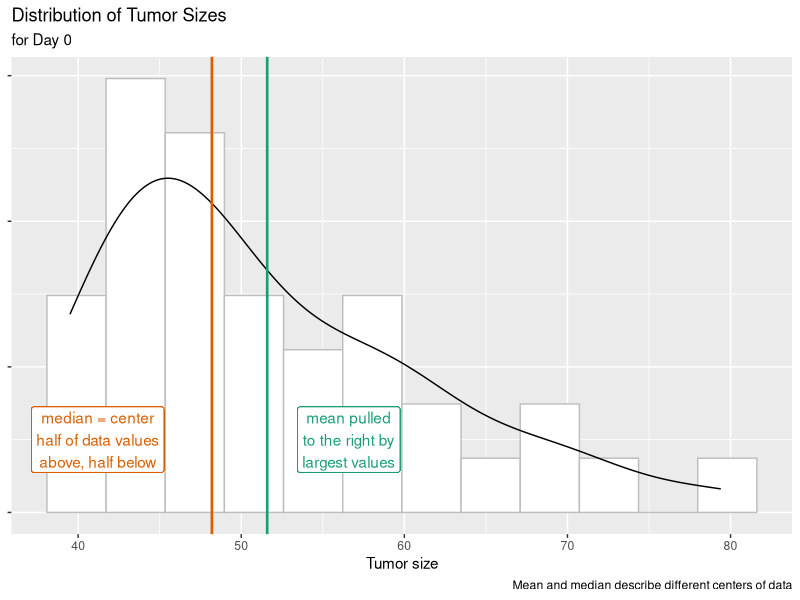

This chart was generated by the following R code:
library(tidyverse)
tumor_subset <- read_csv("../data/tumor_filtered.csv")

mean_tumor_size <- tumor_subset %>% 
  filter(Day == 0) %>% 
  summarise(tumor_size = mean(Size))

median_tumor_size <- tumor_subset %>% 
  filter(Day == 0) %>% 
  summarise(tumor_size = median(Size))

density_plot <- ggplot(filter(tumor_subset, Day == 0), aes(Size)) + 
  geom_histogram(aes(y=..density..), colour="gray", fill="white", bins = 12) + 
  geom_density() + 
  geom_vline(xintercept = mean_tumor_size[["tumor_size"]], color = "#1b9e77", lwd = .9) + 
  geom_vline(xintercept = median_tumor_size[["tumor_size"]], color = "#d95f02", lwd = .9) + 
  geom_label(label = "median = center\nhalf of data values\nabove, half below", x = median_tumor_size[["tumor_size"]] - 7, y = .01, color = "#d95f02") + 
  geom_label(label = "mean pulled\nto the right by\nlargest values", x = mean_tumor_size[["tumor_size"]] + 5, y = .01, color = "#1b9e77") + 
  theme(axis.text.y = element_blank()) + 
  labs(x = "Tumor size", y = NULL, title = "Distribution of Tumor Sizes",
       subtitle = "for Day 0",
       caption = "Mean and median describe different centers of data")

png("../fig/density-plot.png")
density_plot
dev.off()

